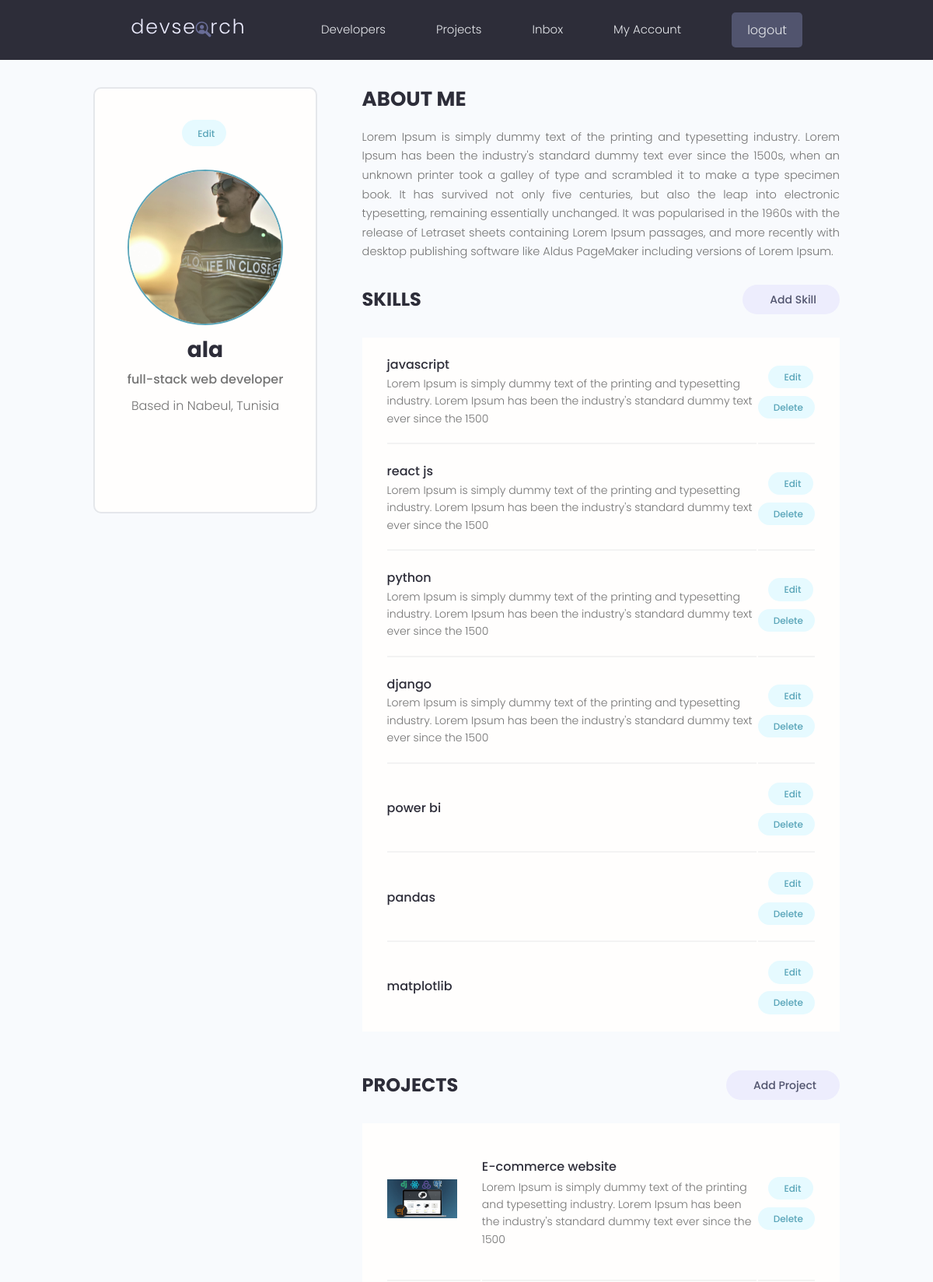
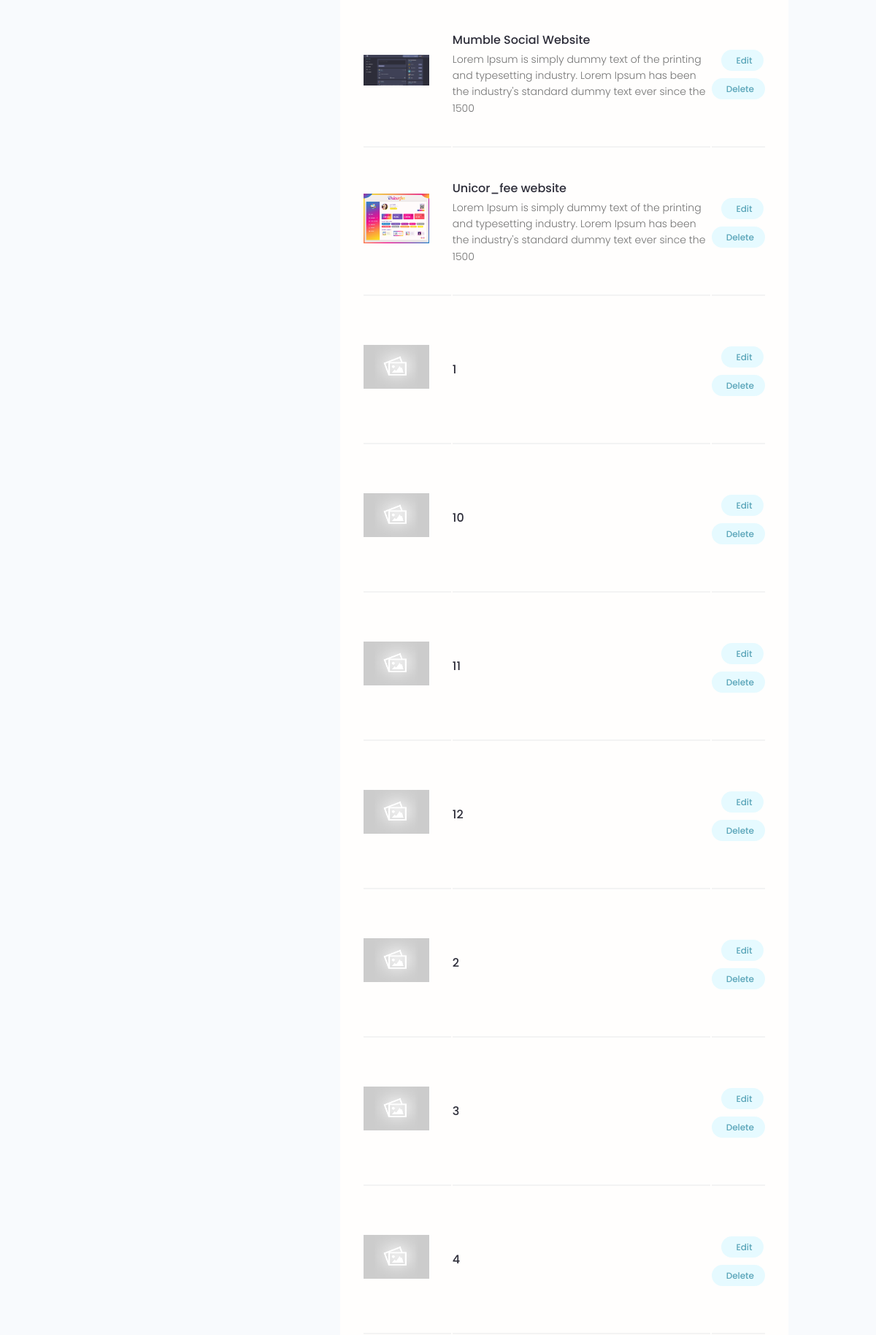
The app's page /account/ (signed in, upper part) with its own data (2 pictures, top to bottom).
### users/models.py (models this page shows, shortened)
class Profile(models.Model):
    user = models.OneToOneField(User, on_delete=models.CASCADE, blank=True, null=True) # user deleted --> profile deleted
    name = models.CharField(max_length=50, blank=True, null=True)
    username = models.CharField(max_length=50, blank=True, null=True)
    email = models.CharField(max_length=100, blank=True, null=True)
    location =  models.CharField(max_length=100, blank=True, null=True)
    short_intro = models.CharField(max_length=100, blank=True, null=True)
    bio = models.TextField(blank=True, null=True)
    profile_image = models.ImageField(default='profiles/user-default.png', upload_to='profiles/')
    social_github = models.CharField(max_length=200, blank=True, null=True)
    social_twitter = models.CharField(max_length=200, blank=True, null=True)
    social_linkedin = models.CharField(max_length=200, blank=True, null=True)
    social_youtube = models.CharField(max_length=200, blank=True, null=True)
    social_website = models.CharField(max_length=200, blank=True, null=True)
    created = models.DateTimeField(auto_now_add=True)
    id = models.UUIDField(default=uuid.uuid4, primary_key=True, editable=False, unique=True)

class Skill(models.Model):
    owner = models.ForeignKey(Profile, on_delete=models.CASCADE, blank=True, null=True)
    name = models.CharField(max_length=50, blank=True, null=True)
    description = models.TextField(blank=True, null=True)
    created = models.DateTimeField(auto_now_add=True)
    id = models.UUIDField(default=uuid.uuid4, primary_key=True, editable=False, unique=True)

### projects/models.py (models this page shows, shortened)
class Project(models.Model):
    owner = models.ForeignKey(Profile, on_delete=models.SET_NULL, blank=True, null=True) # 1 profile owner --> many projects
    title = models.CharField(max_length=200)
    description = models.TextField(blank=True, null=True)
    tags = models.ManyToManyField("Tag", blank=True)
    project_image = models.ImageField(default='default.jpg', null=True, blank=True)
    demo_link = models.CharField(max_length=2000, blank=True, null=True)
    source_link = models.CharField(max_length=2000, blank=True, null=True)
    vote_total = models.IntegerField(default=0, blank=True, null=True)
    vote_ratio = models.IntegerField(default=0, blank=True, null=True)
    created = models.DateTimeField(auto_now_add=True)
    id = models.UUIDField(default=uuid.uuid4, primary_key=True, editable=False, unique=True)
    class Meta:
        ordering = ['-vote_ratio', '-vote_total', 'title']

### users/views.py (the view)
# urls.py: path('account/', views.userAccount, name='account'),
@login_required(login_url='login')
def userAccount(request):
    profile = request.user.profile
    projects = profile.project_set.all()
    skills = profile.skill_set.all()
    context = {'profile':profile, 'projects':projects, 'skills':skills}
    return render(request, 'users/account.html', context)

### users/templates/users/account.html (shortened to what this page needs)
{% extends 'main.html' %}
{% block content %}
<main class="settingsPage profile my-md">
    <div class="container">
      <div class="layout">
        <div class="column column--1of3">
          <div class="card text-center">
            <div class="card__body dev">
              <a class="tag tag--pill tag--main settings__btn" href="{% url 'update_profile' %}"> Edit</a>
              <img class="avatar avatar--xl dev__avatar" src="{{profile.profile_image.url}}" />
              <h2 class="dev__name">{{profile.username}}</h2>
              <p class="dev__title">{{profile.short_intro}}</p>
              <p class="dev__location">Based in {{profile.location}}</p>
              <ul class="dev__social">
              </ul>
            </div>
          </div>
        </div>
        <div class="column column--2of3">
          <div class="devInfo">
            <h3 class="devInfo__title">About Me</h3>
            <p class="devInfo__about">
                {{profile.bio}}
            </p>
          </div>
          <div class="settings">
            <h3 class="settings__title">Skills</h3>
            <a class="tag tag--pill tag--sub settings__btn tag--lg" href="{% url 'create_skill' %}"> Add Skill</a>
          </div>
          <table class="settings__table">
            {% for skill in profile.skill_set.all %}
            <tr>
              <td class="settings__tableInfo">
                <h4>{{skill.name}}</h4>
                <p>
                    {{skill.description|slice:'150'}}
                </p>
              </td>
              <td class="settings__tableActions">
                <a class="tag tag--pill tag--main settings__btn" href="{% url 'update_skill' skill.id %}"> Edit</a>
                <a class="tag tag--pill tag--main settings__btn" href="{% url 'delete_skill' skill.id %}?next=/account">
                  Delete</a>
              </td>
            </tr>
            {% endfor %}
          </table>
          <div class="settings">
            <h3 class="settings__title">Projects</h3>
            <a class="tag tag--pill tag--sub settings__btn tag--lg" href="{% url 'create' %}"> Add Project</a>
          </div>
          <table class="settings__table">
            {% for project in projects %}
            <tr>
              <td class="settings__thumbnail">
                <a href="{% url 'project' project.id %}"><img src="{{project.project_image.url}}" alt="Project Thumbnail" /></a>
              </td>
              <td class="settings__tableInfo">
                <a href="{% url 'project' project.id %}">{{project.title}}</a>
                <p>
                    {{project.description|slice:"150"}}
              </td>
              <td class="settings__tableActions">
                <a class="tag tag--pill tag--main settings__btn" href="{% url 'update' project.id %}"> Edit</a>
                <a class="tag tag--pill tag--main settings__btn" href="{% url 'delete' project.id %}?next=/account">
                  Delete</a>
              </td>
            </tr>
            {% endfor %}
          </table>
        </div>
      </div>
    </div>
  </main>
{% endblock content %}

### static/styles/app.css (style rules this page uses)
:root { --color-sub: #2d2d39; }
.card { border: 2px solid var(--color-light); }
img { width: 100%; }
.profile .card > .dev { padding: 4rem; }
.dev__avatar { display: block; margin: auto; }
.dev__name { color: var(--color-sub); font-size: 2.8rem; font-weight: 700; margin-top: 1rem; margin-bottom: 0.5rem; }
.dev__title { font-size: 1.6rem; font-weight: 500; line-height: 1.3; }
.dev__location { margin-top: 1rem; }
.dev__social { margin: 3rem 0; list-style: none; display: flex; justify-content: center; gap: 1.5rem; }
.devInfo { margin-bottom: 3rem; }
.devInfo__title, .devInfo__subtitle { font-size: 2.6rem; color: var(--color-sub); text-transform: uppercase; font-weight: 700; margin-bottom: 1.5rem; }
.devInfo__about, .devSkill__info { font-size: 1.45rem; line-height: 1.7; text-align: justify; }
.settingsPage .dev > .settings__btn { display: inline-block; margin-bottom: 3rem; }
.settings { display: flex; justify-content: space-between; align-items: center; }
.settings__title { font-size: 2.4rem; text-transform: uppercase; font-weight: 700; color: var(--color-sub); }
.settings__table { margin-top: 3rem; margin-bottom: 5rem; padding: 0 3rem; background: var(--color-white); }
.settings__table tr { width: 100%; }
.settings__table tr > td { padding: 2rem 0; }
.settings__table tr:not(:last-child) td { border-bottom: 2px solid var(--color-white-light); }
.settings__thumbnail { width: 23%; min-width: 10rem; }
.settings__thumbnail img { padding-right: 3rem; height: 15rem; object-fit: contain; }
.settings__tableInfo { width: 100%; }
.settings__tableInfo h4, .settings__tableInfo a { padding-right: 1rem; width: auto; font-size: 1.6rem; font-weight: 500; color: var(--color-sub); }
.settings__tableInfo p { font-size: 1.4rem; }
.settings__tableActions { text-align: right; }

### static/uikit/styles/modules/_variables.css (style rules this page uses)
:root { --color-main: #5aa5b9; --color-main-light: #e6faff; --color-sub: #3f4156; --color-sub-light: #51546e; --color-sub-lighter: #ededfd; --color-text: #737373; --color-gray: #8b8b8b; --color-light: #e5e7eb; --color-light-gray: #767676; --color-bg: #f8fafd; --color-white: #fffefd; --color-white-light: #f3f3f3; --color-success: #359e64; --color-success-bg: #def8e8; --color-error: #fc4b0b; --color-error-bg: #fff2ee; --font-base: 'Poppins', arial, helvetica, 'Segoe UI', roboto, ubuntu, sans-serif; --font-monospace: 'Fira Code', 'Courier New', courier, monospace; --font-regular: 300; --font-medium: 500; --font-bold: 700; --generic-shadow: 1px 1px 5px #00000010; --generic-transition: all 0.3s ease-in-out; }

### static/uikit/styles/modules/_base.css (style rules this page uses)
* { margin: 0; padding: 0; box-sizing: border-box; text-rendering: optimizeLegibility; color: inherit; font-size: inherit; }
html { font-size: 50%; }
@media only screen and (min-width: 480px) { html { font-size: 56.25%; } }
@media only screen and (min-width: 1200px) { html { font-size: 62.5%; } }

### static/uikit/styles/modules/_typography.css (style rules this page uses)
* { font-family: var(--font-base); }
h2 { font-size: 3.6rem; font-weight: var(--font-bold); }
h3 { font-size: 3.2rem; font-weight: var(--font-medium); }
h4 { font-size: 2.8rem; font-weight: var(--font-medium); }
p, span, strong { font-size: 1.6rem; color: var(--color-text); font-weight: var(--font-regular); }
a { padding-bottom: 2px; text-decoration: none; display: inline-block; color: var(--color-main); font-weight: var(--font-medium); }

### static/uikit/styles/modules/_utilities.css (style rules this page uses)
.container { width: 92%; max-width: 165rem; margin: 0 auto; box-sizing: border-box; }
@media screen and (min-width: 1000px) { .container { width: 90%; } }
@media screen and (min-width: 1200px) { .container { width: 80%; } }
.text-center { text-align: center; }
.my-md { margin: 3rem auto; }

### static/uikit/styles/modules/_avatar.css (style rules this page uses)
.avatar { border-radius: 50%; border: 2px solid var(--color-main); object-fit: cover; }
.avatar--xl { height: 20rem; width: 20rem; }

### static/uikit/styles/modules/_card.css (style rules this page uses)
.card { border-radius: 1rem; background-color: var(--color-white); border: 1.5px solid var(--color-light); width: auto; height: auto; margin-top: 0.5rem; margin-bottom: 0.5rem; overflow: hidden; }
.card__body, .card__header { padding: 2rem 2.5rem; }

### static/uikit/styles/modules/_layout.css (style rules this page uses)
.layout { display: flex; flex-flow: row wrap; justify-content: space-between; }
.layout > .column { margin-bottom: 3rem; }
.layout > .column.column--1of3 { flex-basis: 30%; }
.layout > .column.column--2of3 { flex-basis: 64%; }

### records on screen
Profile: profile_image (picture), username "ala", short_intro "full-stack web developer", location "Nabeul, Tunisia", bio "Lorem Ipsum is simply dummy text of the printing and typesetting industry. Lorem Ipsum has been the industry's standard dummy text ever since the 1500s, when an unknown printer took a galley of type and scrambled it to make a type specimen book. It has survived not only five centuries, but also the leap into electronic typesetting, remaining essentially unchanged. It was popularised in the 1960s with the release of Letraset sheets containing Lorem Ipsum passages, and more recently with desktop publishing software like Aldus PageMaker including versions of Lorem Ipsum."
Skill: name "javascript", description "Lorem Ipsum is simply dummy text of the printing and typesetting industry. Lorem Ipsum has been the industry's standard dummy text ever since the 1500"
Skill: name "react js", description "Lorem Ipsum is simply dummy text of the printing and typesetting industry. Lorem Ipsum has been the industry's standard dummy text ever since the 1500"
Skill: name "python", description "Lorem Ipsum is simply dummy text of the printing and typesetting industry. Lorem Ipsum has been the industry's standard dummy text ever since the 1500"
Skill: name "django", description "Lorem Ipsum is simply dummy text of the printing and typesetting industry. Lorem Ipsum has been the industry's standard dummy text ever since the 1500"
Skill: name "power bi"
Skill: name "pandas"
Skill: name "matplotlib"
Project: project_image (picture), title "E-commerce website", description "Lorem Ipsum is simply dummy text of the printing and typesetting industry. Lorem Ipsum has been the industry's standard dummy text ever since the 1500"
Project: project_image (picture), title "Mumble Social Website", description "Lorem Ipsum is simply dummy text of the printing and typesetting industry. Lorem Ipsum has been the industry's standard dummy text ever since the 1500"
Project: project_image (picture), title "Unicor_fee website", description "Lorem Ipsum is simply dummy text of the printing and typesetting industry. Lorem Ipsum has been the industry's standard dummy text ever since the 1500"
Project: project_image (placeholder picture), title "1"
Project: project_image (placeholder picture), title "10"
Project: project_image (placeholder picture), title "11"
Project: project_image (placeholder picture), title "12"
Project: project_image (placeholder picture), title "2"
Project: project_image (placeholder picture), title "3"
Project: project_image (placeholder picture), title "4"
